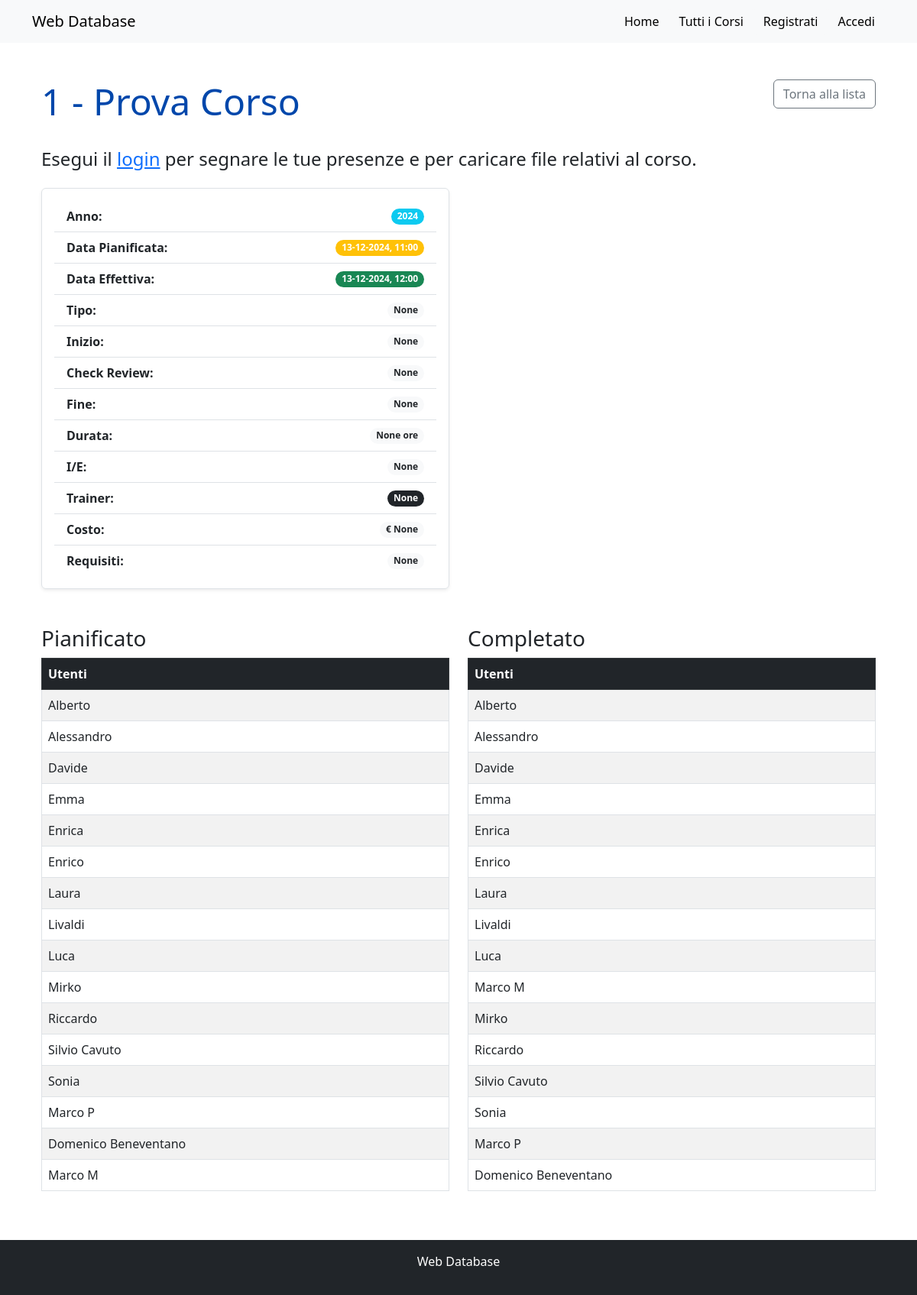
Screenshot of /coursedetail/314/ with the database file from the repository.
### web_app/models.py (models this page shows, shortened)
class Course(models.Model):
    year = models.IntegerField(null=True, blank=True)
    course_n = models.CharField(max_length=255, null=True, blank=True)
    course_name = models.TextField(null=True, blank=True)
    planned_date = models.DateTimeField(null=True, blank=True)
    effective_date = models.DateTimeField(null=True, blank=True)
    type = models.CharField(max_length=255, null=True, blank=True)
    start = models.CharField(max_length=255, null=True, blank=True)
    check_review = models.CharField(max_length=255, null=True, blank=True)
    end = models.CharField(max_length=255, null=True, blank=True)
    duration = models.FloatField(null=True, blank=True)
    i_e = models.CharField(max_length=255, null=True, blank=True)
    trainer = models.CharField(max_length=255, null=True, blank=True)
    cost = models.FloatField(null=True, blank=True)
    requirement = models.CharField(max_length=255, null=True, blank=True)

class CustomUser(AbstractUser):
    USER_TYPE_CHOICES = (
        ('employee', 'Dipendente'),
        ('quality_manager', 'Quality Manager'),
    )
    user_type = models.CharField(max_length=20, choices=USER_TYPE_CHOICES)

### web_app/views.py (the view)
# urls.py: path('coursedetail/<int:pk>/', views.course_detail, name='course_detail'),
def course_detail(request, pk):
    course = get_object_or_404(Course, pk=pk)
    files = File.objects.filter(user_id=request.user.id, course=pk).order_by('-uploaded_at')
    attendances = Attendance.objects.filter(course_id=pk)
    planned = attendances.filter(state='planned').select_related('user')
    completed = attendances.filter(state='completed').select_related('user')
    current_user_planned = attendances.filter(state='planned', user_id=request.user.id).first()
    current_user_completed = attendances.filter(state='completed', user_id=request.user.id).first()
    context = {
        'course': course,
        'planned_users': [attendance.user for attendance in planned],
        'completed_users': [attendance.user for attendance in completed],
        'files': files,
        'current_user_planned': current_user_planned,
        'current_user_completed': current_user_completed,
    }
    return render(request, 'web_app/course_detail.html', context)

### web_app/templates/web_app/course_detail.html (shortened to what this page needs)
{% extends "base.html" %}
{% block content %}
    <div class="container">
        <div class="d-flex justify-content-between align-items-start mb-4">
            <div class="flex-grow-1" style="max-width: calc(100% - 150px);">
                <h3 class="font-weight-bold" style="white-space: normal; word-wrap: break-word; color: rgb(0, 71, 171); font-size: 3rem;">
                    {{ course.course_n }} - {{ course.course_name }}
                </h3>
            </div>
            <a href="{% url 'courses' %}" class="btn btn-outline-secondary">
                 Torna alla lista
            </a>
        </div>
    <div class="mb-4">
        {% if user.is_authenticated %}
            {% if not current_user_planned.id %}
            <a href="{% url 'add_planned_attendance' course.id %}" class="btn btn-primary me-2">
                <i class="bi bi-pencil"></i> Aggiungi presenza pianificata
            </a>
            {% endif %}
            {% if current_user_planned.id %}
            <a href="{% url 'remove_planned_attendance' course.id current_user_planned.id %}" class="btn btn-outline-danger">
                <i class="bi bi-trash"></i> Rimuovi presenza pianificata
            </a>
            {% endif %}
            {% if not current_user_completed.id %}
            <a href="{% url 'add_completed_attendance' course.id %}" class="btn btn-primary me-2">
                <i class="bi bi-pencil"></i> Aggiungi presenza completata
            </a>
            {% endif %}
            {% if current_user_completed.id %}
            <a href="{% url 'remove_completed_attendance' course.id current_user_completed.id %}" class="btn btn-outline-danger">
                <i class="bi bi-trash"></i> Rimuovi presenza completata
            </a>
            {% endif %}
        {% else %}
            <h4> Esegui il <a href="{% url 'login' %}">login</a> per segnare le tue presenze e per caricare file relativi al corso.</h4>
        {% endif %}
    </div>
    <div class="row mb-4">
        <div class="col-md-6">
            <div class="course-details-list p-3 border rounded shadow-sm">
                <ul class="list-group list-group-flush">
                    <li class="list-group-item d-flex justify-content-between align-items-center">
                        <strong>Anno:</strong>
                        <span class="badge rounded-pill bg-info">{{ course.year }}</span>
                    </li>
                    <li class="list-group-item d-flex justify-content-between align-items-center">
                        <strong>Data Pianificata:</strong>
                        <span class="badge rounded-pill bg-warning">{{ course.planned_date|date:'d-m-Y, H:i' }}</span>
                    </li>
                    <li class="list-group-item d-flex justify-content-between align-items-center">
                        <strong>Data Effettiva:</strong>
                        <span class="badge rounded-pill bg-success">{{ course.effective_date|date:'d-m-Y, H:i' }}</span>
                    </li>
                    <li class="list-group-item d-flex justify-content-between align-items-center">
                        <strong>Tipo:</strong>
                        <span class="badge rounded-pill bg-light text-dark">{{ course.type }}</span>
                    </li>
                    <li class="list-group-item d-flex justify-content-between align-items-center">
                        <strong>Inizio:</strong>
                        <span class="badge rounded-pill bg-light text-dark">{{ course.start }}</span>
                    </li>
                    <li class="list-group-item d-flex justify-content-between align-items-center">
                        <strong>Check Review:</strong>
                        <span class="badge rounded-pill bg-light text-dark">{{ course.check_review }}</span>
                    </li>
                    <li class="list-group-item d-flex justify-content-between align-items-center">
                        <strong>Fine:</strong>
                        <span class="badge rounded-pill bg-light text-dark">{{ course.end }}</span>
                    </li>
                    <li class="list-group-item d-flex justify-content-between align-items-center">
                        <strong>Durata:</strong>
                        <span class="badge rounded-pill bg-light text-dark">{{ course.duration }} ore</span>
                    </li>
                    <li class="list-group-item d-flex justify-content-between align-items-center">
                        <strong>I/E:</strong>
                        <span class="badge rounded-pill bg-light text-dark">{{ course.i_e }}</span>
                    </li>
                    <li class="list-group-item d-flex justify-content-between align-items-center">
                        <strong>Trainer:</strong>
                        <span class="badge rounded-pill bg-dark">{{ course.trainer }}</span>
                    </li>
                    <li class="list-group-item d-flex justify-content-between align-items-center">
                        <strong>Costo:</strong>
                        <span class="badge rounded-pill bg-light text-dark">&euro; {{ course.cost }}</span>
                    </li>
                    <li class="list-group-item d-flex justify-content-between align-items-center">
                        <strong>Requisiti:</strong>
                        <span class="badge rounded-pill bg-light text-dark">{{ course.requirement }}</span>
                    </li>
                </ul>
            </div>
        </div>
    </div>
        <br>
        <div class="row">
            <div class="col-md-6">
                <div class="d-flex justify-content-between align-items-center mb-2">
                    <h3 class="mb-0">Pianificato</h3>
                </div>
                <div class="table-responsive">
                    <table class="table table-striped table-bordered table-hover">
                        <thead class="table-dark">
                            <tr>
                                <th>Utenti</th>
                            </tr>
                        </thead>
                        <tbody>
                            {% for user in planned_users %}
                            <tr>
                                <td>{{ user.first_name }} {{ user.last_name }}</td>
                            </tr>
                            {% empty %}
                            <tr>
                                <td>Nessun utente</td>
                            </tr>
                            {% endfor %}
                        </tbody>
                    </table>
                </div>
            </div>
            <div class="col-md-6">
                <div class="d-flex justify-content-between align-items-center mb-2">
                    <h3 class="mb-0">Completato</h3>
                </div>
                <div class="table-responsive">
                    <table class="table table-striped table-bordered table-hover">
                        <thead class="table-dark">
                            <tr>
                                <th>Utenti</th>
                            </tr>
                        </thead>
                        <tbody>
                            {% for user in completed_users %}
                            <tr>
                                <td>{{ user.first_name }} {{ user.last_name }}</td>
                            </tr>
                            {% empty %}
                            <tr>
                                <td>Nessun utente</td>
                            </tr>
                            {% endfor %}
                        </tbody>
                    </table>
                </div>
            </div>
        </div>
    </div>
{% endblock %}

### templates/base.html (style rules this page uses)
html, body { height: 100%; }

### rows the page displays
Course: course_n "1", course_name "Prova Corso", year "2024", planned_date "13-12-2024, 11:00", effective_date "13-12-2024, 12:00", type "None", start "None", check_review "None", end "None", duration "None", i_e "None", trainer "None", cost "None", requirement "None"
CustomUser: first_name "Alberto"
CustomUser: first_name "Alessandro"
CustomUser: first_name "Davide"
CustomUser: first_name "Emma"
CustomUser: first_name "Enrica"
CustomUser: first_name "Enrico"
CustomUser: first_name "Laura"
CustomUser: first_name "Livaldi"
CustomUser: first_name "Luca"
CustomUser: first_name "Mirko"
CustomUser: first_name "Riccardo"
CustomUser: first_name "Silvio", last_name "Cavuto"
CustomUser: first_name "Sonia"
CustomUser: first_name "Marco", last_name "P"
CustomUser: first_name "Domenico", last_name "Beneventano"
CustomUser: first_name "Marco", last_name "M"
